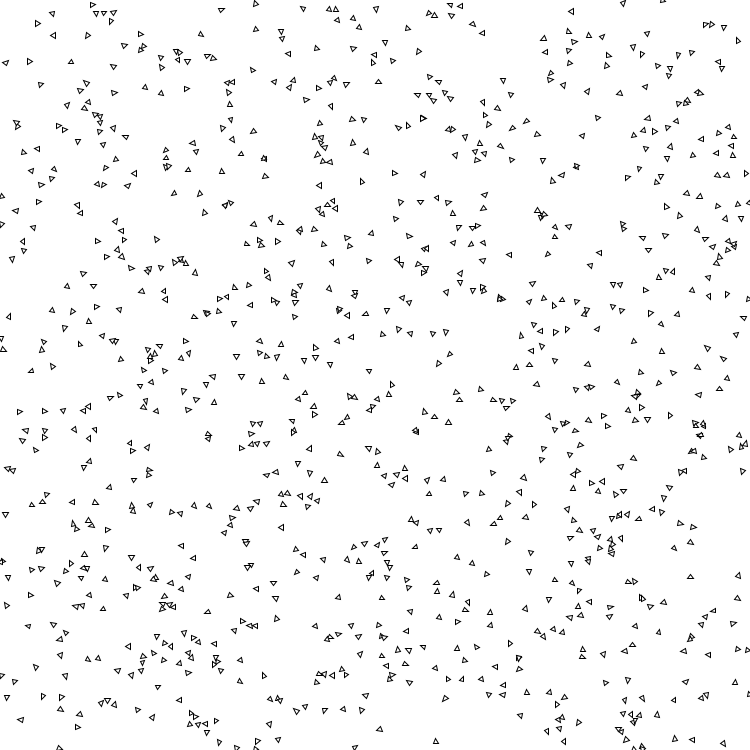
Frame 1 (no input)
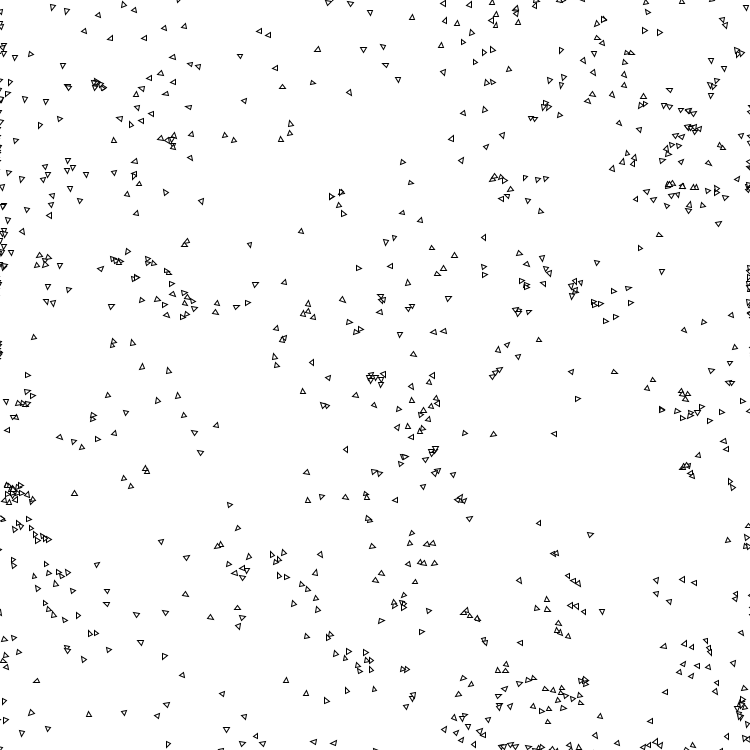
Frame 60 (the mouse pressed at the canvas centre just before this capture)
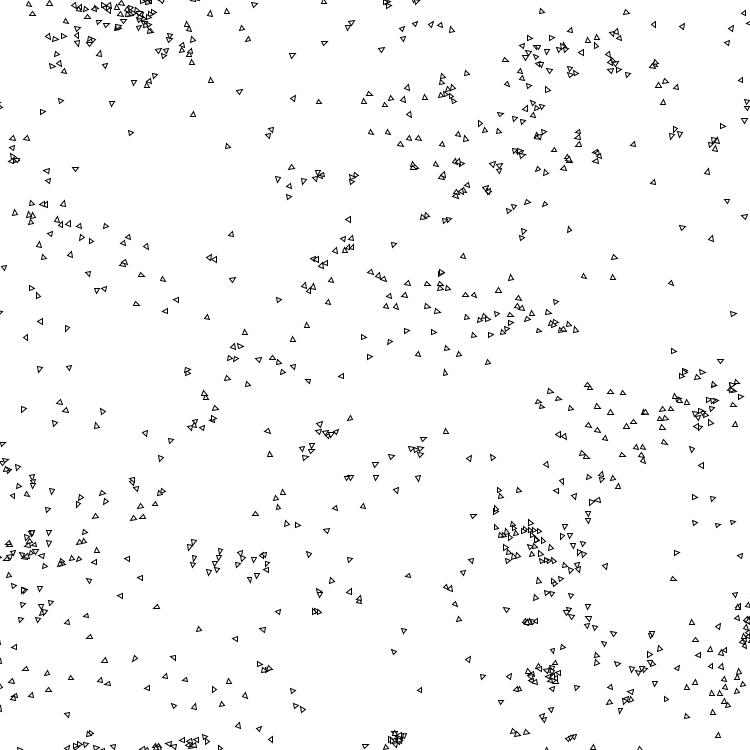
Frame 120 (the mouse held since frame 60 and released just before this capture)

The Processing sketch that drew these frames (run headless with seeded random() and noise(); from frame 60 on, the mouse is pressed at the canvas centre):

// Processing sketch: lab4flock
// ── lab4flock.pde
// Program written with crucial help about the boids flocking algorithm and program structure from http://www.vonmammen.org/biocaad/2010/01/demos-2d3d-boids-stigmergy-swarm-grammars/

// Global variable to dictate size of boid
float bs = 5.0;
// Dictate the number of boids
int nb   = 1000;

// used to determine whether a neighbor or not
float percDis     = 20;
float percAngle   = PI;
float percMinDist = 100;

// weight to attract/repel with
float alignWeight = .5;
float cohWeight   = .025;
float sepWeight   = .01;

ArrayList<Boid> boids = new ArrayList<Boid>();

void setup() {
	size(750, 750);

	for(int i = 0; i < nb; i++) {
		Boid b = new Boid();
		boids.add(b);
	}
}

void draw() {
	background(255);
	for (Boid b : boids) {
		// pass the returned value of getNeighs method into update method for all boids
		b.update(b.getNeighbors(boids));
	  b.display();
	}
}

class Boid {
	PVector loc, vel, accel;
	float velVal = 1;

	Boid() {
		loc = new PVector(random(width), random(height));
		vel = new PVector(random(-velVal, velVal), random(-velVal, velVal));
	}

	void display() {
		pushMatrix();
			translate(loc.x, loc.y);
			// rotate to translate velocity - cast as float
			rotate(-(float)atan2(-vel.y, vel.x));
			// Draw an individual flock
			triangle(-bs/2, bs/2, bs/2, 0, -bs/2, -bs/2);
		popMatrix();
	}

	// Takes an arraylist of boids and returns an arraylist of neighbors
	ArrayList getNeighbors(ArrayList boids) {
		ArrayList<Boid> neighbors = new ArrayList<Boid>();

		// Used to store difference in location
		PVector locDif = new PVector();

	// KEEP ON SCREEN
		if(loc.x < 0) {
			loc.x = width;
		} if (loc.x > width) {
			loc.x = 0;
		} if (loc.y < 0) {
			loc.y = height;
		} if (loc.y > height) {
			loc.y = 0;
		}

		for (int i=0; i<boids.size(); i++) {
			Boid b = (Boid)boids.get(i);
			if(b == this) {
				// Determines whether the boid being compared is the same as the comparison boid - this refers to the current object in context, ie. the one being compared.
				continue;
			} 
			// set location difference to other boids' location
		  locDif.set(b.loc);
		  locDif.sub(loc);

			// if the boid is not a neighbour, ignore this
		  if(locDif.mag() > percDis) {
		  	continue;
		  }

			// If it's outside the perception angle to flock with, this is not a neighbor
		  if(PVector.angleBetween(vel, locDif) > percAngle) {
				continue;
		  }

		  // by now, the rest of the neighbors are ones that we want, so return the rest as an ArrayList
		  neighbors.add(b);
		}

		  return neighbors;
		}

		void update(ArrayList neighbors) {
			// receives an arraylist of neighbors

			// local PVectors to compute
			PVector locDif   = new PVector(),
							velDif   = new PVector(),
							align    = new PVector(),
							cohesion = new PVector(),
							accel    = new PVector(),
							sep      = new PVector();

			// all boids in neighbors
			for (int i=0; i<neighbors.size(); i++) {
				Boid b = (Boid)neighbors.get(i);

				locDif.set(b.loc);
				locDif.sub(loc);

				velDif.set(b.vel);
				velDif.sub(vel);

				// Add these
				align.add(velDif);
				cohesion.add(locDif);
				if(locDif.mag() < percMinDist) {
					// if it's too small
					sep.add(locDif);
				}

				// if not zero, normalise these vectors
				if(align.mag() > 0) {
					align.normalize();
				}
				if(cohesion.mag() > 0) {
					cohesion.normalize();
				}
				if(sep.mag() > 0) {
					sep.normalize();
				}

				align.mult(alignWeight);
				cohesion.mult(cohWeight);
				sep.mult(sepWeight);

				accel.set(align);
				accel.add(cohesion);

				// Separation will go in different direction, therefore subtract
				accel.sub(sep);

				vel.add(accel);
				loc.add(vel);
			}
		}
	}
